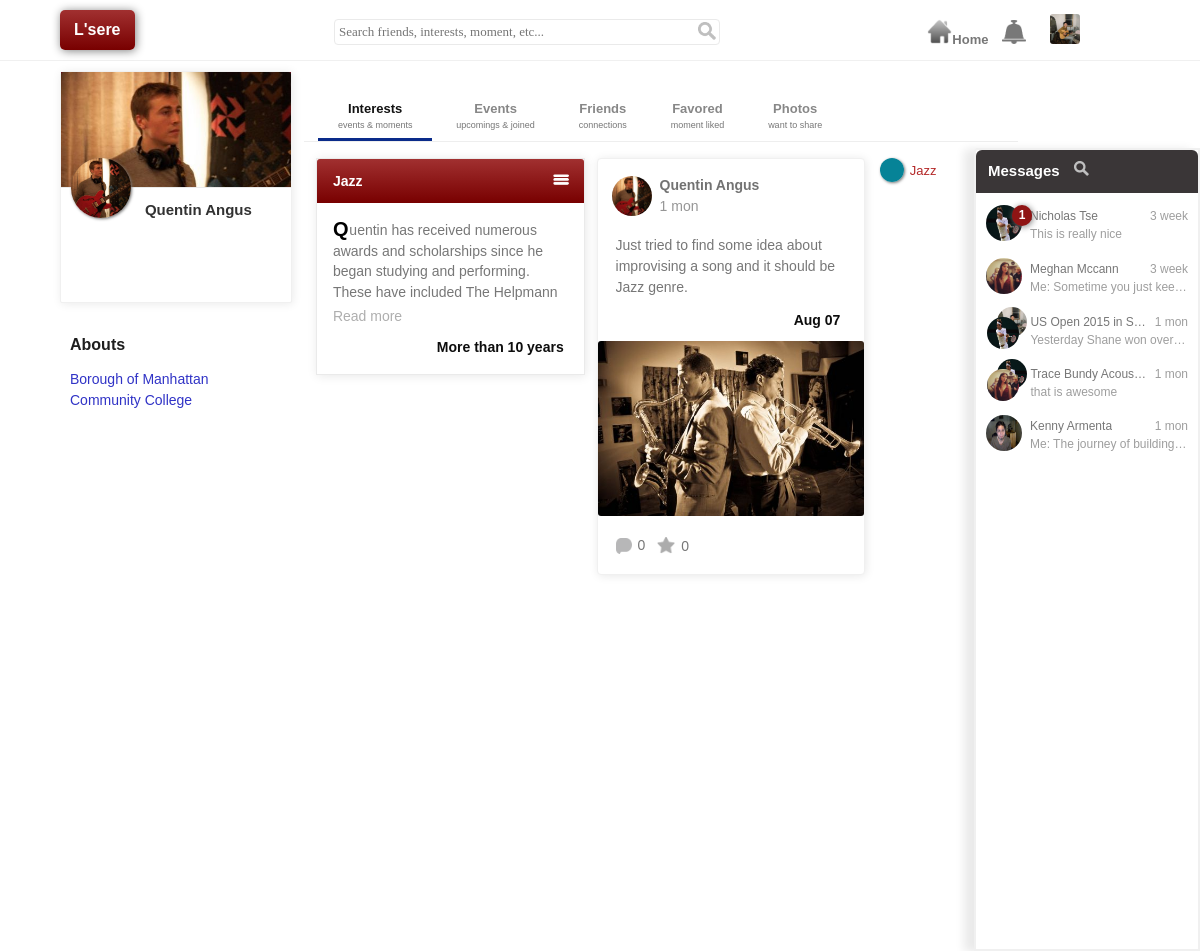
The page /user/quentin.angus (signed in) on the database its author committed.
### tables this page shows
CREATE TABLE `user_media_prefix` (
  `id` int(11) NOT NULL,
  `user_id` int(11) NOT NULL,
  `prefix` varchar(32) NOT NULL
);

CREATE TABLE `user_profile_picture` (
  `id` int(11) NOT NULL,
  `user_id` int(11) NOT NULL,
  `picture_url` varchar(255) NOT NULL,
  `upload_time` datetime NOT NULL,
  `hash` varchar(40) NOT NULL
);

CREATE TABLE `user` (
  `id` int(11) NOT NULL,
  `user_iden` varchar(255) NOT NULL,
  `password` varchar(255) NOT NULL,
  `firstname` varchar(255) NOT NULL,
  `lastname` varchar(255) NOT NULL,
  `gender` enum('0','1','2') NOT NULL DEFAULT '0',
  `ip` varchar(32) NOT NULL,
  `signup_date` datetime NOT NULL,
  `activated` enum('0','1') NOT NULL DEFAULT '0',
  `unique_iden` varchar(40) NOT NULL,
  `user_access_url` varchar(255) NOT NULL
);

CREATE TABLE `user_profile_cover` (
  `id` int(11) NOT NULL,
  `user_id` int(11) NOT NULL,
  `picture_url` varchar(255) NOT NULL,
  `upload_time` datetime NOT NULL,
  `hash` varchar(40) NOT NULL
);

CREATE TABLE `interest` (
  `id` int(11) NOT NULL,
  `user_id` int(11) NOT NULL,
  `name` varchar(40) NOT NULL,
  `description` text NOT NULL,
  `experience` int(2) NOT NULL,
  `create_time` datetime NOT NULL
);

CREATE TABLE `interest_activity` (
  `id` int(11) NOT NULL,
  `user_id` int(11) NOT NULL,
  `interest_id` int(11) NOT NULL,
  `type` enum('m','e') NOT NULL,
  `post_time` datetime NOT NULL,
  `hash` varchar(30) NOT NULL
);

CREATE TABLE `moment` (
  `id` int(11) NOT NULL,
  `interest_activity_id` int(11) NOT NULL,
  `description` text NOT NULL,
  `date` date NOT NULL
);

CREATE TABLE `moment_photo` (
  `id` int(11) NOT NULL,
  `user_id` int(11) NOT NULL,
  `moment_id` int(11) NOT NULL,
  `picture_url` varchar(255) NOT NULL,
  `upload_time` datetime NOT NULL,
  `caption` text,
  `hash` varchar(40) NOT NULL
);

CREATE TABLE `message_queue` (
  `id` int(11) NOT NULL,
  `user_id` int(11) NOT NULL,
  `queue` text NOT NULL
);

CREATE TABLE `event_group` (
  `id` int(11) NOT NULL,
  `event_id` int(11) NOT NULL,
  `group_id` int(11) NOT NULL
);

CREATE TABLE `event` (
  `id` int(11) NOT NULL,
  `interest_activity_id` int(11) NOT NULL,
  `title` text NOT NULL,
  `description` text NOT NULL,
  `location` text,
  `date` date DEFAULT NULL,
  `time` time DEFAULT NULL
);

CREATE TABLE `group_message` (
  `id` int(11) NOT NULL,
  `user_id` int(11) NOT NULL COMMENT 'who sent the message',
  `group_id` int(11) NOT NULL COMMENT 'id either for event group or regular group id',
  `text` text NOT NULL,
  `sent_time` datetime NOT NULL,
  `message_type` enum('n','m') DEFAULT NULL COMMENT 'n stands for new member, m for event notification',
  `view_list` text NOT NULL,
  `hash` varchar(40) NOT NULL
);

### phtml/child/interest_profile.phtml (the view, shortened to what the rows shown need)
<div class="interest-profile post">
	<div class="interest-profile-intro sub">
		<div class="dialog-header">
			<div class="dialog-header-inner">
				<div class="inline-blk left-align dialog-header-left-item"><div class="bar-title vertical-center main-title" title="<?php echo $interest['name'] ?>"><?php echo htmlentities($interest['name']); ?></div></div>
			</div>
		</div>
		<div class="dialog-body">
			<div class="visible-post-scope">
				<div class="visible-content limit-height">
					<?php  if($interest['description'] != ''):?>
					<?php if(substr($interest['description'],1,1)!=' ') :?>
						<span  class="first-cap" style="margin-right:-3px;"><?php echo strtoupper(substr($interest['description'],0,1))?></span>
					<?php else: ?>
						<span class="first-cap" ><?php echo strtoupper(substr($interest['description'],0,1))?></span>
					<?php endif; ?>
					<span><?php echo htmlentities(substr($interest['description'],1)); ?></span>
					<?php else: ?>
						<span class="default-message">There is no description available for this interest yet</span>
					<?php endif; ?>
				</div>
			</div>
			<div class="clr right-align exp" style="margin:0px 20px 16px 0px">
				<?php echo $experience; ?>
			</div>
		</div>
	</div>
</div>

### phtml/profile.phtml (shortened to what the rows shown need)
<!DOCTYPE html>
<html>
	<?php include_once 'child/prepare_head.php'; ?>
	<head>
	<link rel="stylesheet" type="text/css" href="<?php echo ROOTDIR; ?>css/core.css">
	<link rel="stylesheet" type="text/css" href="<?php echo ROOTDIR; ?>css/animate.css">
	<link rel="stylesheet" type="text/css" href="<?php echo ROOTDIR; ?>css/smoothness/jquery-ui.css">
	<link rel="stylesheet" type="text/css" href="<?php echo ROOTDIR; ?>css/profile.css">
	</head>
	<body>
		<?php require_once 'child/loggedin_header.php'; ?>
		<div id="profile-global-container" >
			<div id="profile-sider-bar-left" class="inline-blk side-bar">
					<div id="avator-wrapper" class="user-profile operation-triggeable" style="height:230px;" data-key="<?php echo $request_user_page_hash; ?>">
						<div class="avator-inner-top"  style="z-index:1">
							<?php $cover_pic = $user->getLatestCoverForuser($request_user_page_id); ?>
							<img class="profile-image<?php echo ($cover_pic === false)?' hdn':'' ?>" src="<?php echo $cover_pic; ?>" >
						</div>
						<div class="avator-inner-bottom" style="z-index:2">
							<?php if($page_own):  ?>
								<label id="avator-upload-label"  for="upload-profile" class="pointer" title="upload profile image">
										<div class="avator-picture-wrapper">
											<img class="profile-image"  src="<?php echo $session_user_profile_image_url; ?>" />
											<div class="picture-upload-black-overlay avator-upload-inner-wrapper"></div>
											<div class="avator-upload-inner-wrapper"><div class="vertical-center"><img class="camera-icon" src="<?php echo IMGDIR ?>camera.png" height="20" width="20"></div></div>
											<div class="loading-icon-wrapper"><div class="vertical-center"><img class="loading-icon" src="<?php echo IMGDIR; ?>loading_icon.gif" height="40" width="40"></div></div>
										</div>
									<form method="POST" class="hdn-form hdn-input" enctype="multipart/form-data">
										<input id="upload-profile" class="hdn-input" type="file" name="profile-pic" title="upload profile image">
									</form>
								</label>
							<?php else: ?>
								<label>
									<div class="avator-picture-wrapper">
											<img class="profile-image" src="<?php echo  $user->getLatestProfilePictureForuser($request_user_page_id); ?>" />
									</div>
								</label>
							<?php endif; ?>
						</div>
					</div>
			</div>
			<div id="profile-sider-bar-right" class="inline-blk">
					<div id="profile-mid-content">
						<?php
							if(isset($_GET['s']) && $_GET['s'] == 'events'){
								require_once 'child/event.php';
							}else if(isset($_GET['s']) && $_GET['s'] == 'friends'){
								require_once 'child/friend.php';
							}else if(isset($_GET['s']) && $_GET['s'] == 'photos'){
								require_once 'child/photo.php';
							}else{
								require_once 'child/interest.php';
							}
						?>
					</div>
			</div>
		</div>
 	<?php include_once 'child/chat.php'; ?>
 	</body>
</html>

### phtml/child/loggedin_header.phtml (shortened to what the rows shown need)
<div class="header">
	<div class="header-inner" style="width:90%;margin:0px auto;height:60px;" >
		<div id="loggedin-menu">
				<ul>
				<span id="loggin-user-icon"><img src="<?php echo $session_user_profile_image_url; ?>" width="30" height="30" style="cursor:pointer" ></span></ul>
			</div>
		</div>
	</div>

### phtml/child/post_moment_block.phtml (shortened to what the rows shown need)
<div class="post-wrapper post" style="padding:0px;" data-key="<?php echo $hash ?>">
	<div style="padding:16px 14px 0px 14px;"><a href="<?php echo $user_page_redirect; ?>"><img class="post-owner-picture" src="<?php echo $post_owner_pic; ?>"></a>
	<a class="plain-lk" href="<?php echo $user_page_redirect; ?>"><span class="profile-name pointer post-user-name"><?php echo htmlentities($fullname) ?></span></a>
	<div style="margin-left: 10px; color: #969696;"><?php echo $post_time ?></div>
	</div>
	<div class="content">
		<div style="padding:0px 18px;">
		<div class="post-text">
			<div class="visible-post-scope">
				<div class="visible-content limit-height">
					<span><?php  echo htmlentities($description); ?></span>
				</div>
			</div>
		</div>
		<div class="moment-date">
			<?php echo $date ?>
		</div>
		</div>
		<div style="margin-top:10px;">
			<?php if($moment_photo !== false && isMediaDisplayable($photo_url)): ?>
			<img class="previewable" style="width:100%;" src="<?php echo U_IMGDIR.$photo_url ?>"  data-key="<?php echo $photo_hash ?>" data-sourceFrom = "m">
			<?php endif; ?>
		</div>
	</div>
</div>

### php_inc/model/message_queue.php (shortened to what the rows shown need)
<?php
	include_once MODEL_PATH.'Queue.php';
	class Message_Queue extends Queue{
		private  $message = null;
		private $group_message = null;
		public function __construct(){
			include_once MODEL_PATH.'Message.php';
			$this->message =  new Message();
			include_once MODEL_PATH.'Group_Message.php';
			$this->group_message =  new Group_Message();
			include_once MODEL_PATH.'Groups.php';
		}
		public function getMessageQueueBlockForUserId($user_id){
			$m_q = $this->getQueueForUser($user_id);
			return $this->getMessageContactByMessageQueue($m_q);
		}
		public function getMessageContactByMessageQueue($m_q){
			if($m_q !== false){
				$queues = explode(',',trim($m_q,","));
				if(sizeof($queues) > 0){
					$content = "";
					foreach($queues as $queue){
						$segment = explode('-',$queue);
						if(sizeof($segment) == 2){
							$sent_from = $segment[0];
							$row_id = $segment[1];
							switch($sent_from){
								case 'm':$content.= $this->message->renderMessageContactOfGivenUser($row_id);break;
								case 'g':$content.= $this->group_message->renderMessageContactOfGivenGroup($row_id);break;
							}
						}
					}
					return $content;
				}
			}
			return false;
		}
	}
?>

### phtml/child/contact_block.phtml
<div class="individual-contact contact pointer" style="padding:12px 0px 0px 0px;" data-key="<?php echo $user_iden; ?>">
	<div class="master left-bar" style="margin-right:8px;position:relative">
		<img style="border-radius:50%;" src="<?php echo $profile_pic ?>" height="36" width="36">
		<span class="n_r_s<?php echo ($new_message_num > 0)?'':' hdn' ?>" style="top:0px;left:26px;" ><?php echo $new_message_num; ?></span>
	</div>
	<div class="detail">
		<div class="vertical-center">
			<div style="width:100%;">
				<div class="txt_ofl inline-blk" style="max-width:60%;"><?php echo htmlentities($fullname); ?></div>
				<span class="time right-bar default-message" style="font-size:12px;">
					<?php if($hasMessage): ?>
						<?php echo $time ?>
					<?php endif; ?>
				</span>
			</div>
			<div class="default-message text txt_ofl">
				<?php if($hasMessage): ?>
					<?php echo htmlentities($text); ?>
				<?php endif; ?>
			</div>
		</div>
	</div>
</div>

### phtml/child/group_contact_block.phtml (shortened to what the rows shown need)
<div class="group-contact contact pointer" style="padding:12px 0px 0px 0px;height:40px;" data-key="<?php echo $hash; ?>">
	<div class="master left-bar" style="margin-right:8px;position:relative">
		<div style="position:relative;top:6px;left:1px;">
		<img style="border-radius:50%;" src="<?php echo $first_user_profile ?>" height="32" width="32">
		</div>
	</div>
	<div class="detail" style="float:right;width:78%">
		<div class="vertical-center">
			<div style="width:100%;">
				<div class="txt_ofl inline-blk" style="<?php echo ($hasMessage)?'max-width:74%':'max-width:100%';?>"><?php echo htmlentities($group_title) ?></div>
				<span class="time right-bar default-message" style="font-size:12px;">
					<?php if($hasMessage): ?>
						<?php echo $time; ?>
					<?php endif; ?>
				</span>
			</div>
			<div class="default-message text txt_ofl">
				<?php if($hasMessage): ?>
					<?php echo htmlentities($text);?>
				<?php endif; ?>
			</div>
		</div>
	</div>
</div>

### rows shown on the page
user_media_prefix: prefix.picture_url (picture)
user: id.picture_url (picture)
interest: name "Jazz", description "Q", description "uentin has received numerous awards and scholarships since he began studying and performing. These have included The Helpmann…", experience "More than 10 years"
interest_activity: user.picture_url (picture), post_time "1 mon"
moment: description "Just tried to find some idea about improvising a song and it should be Jazz genre.", date "Aug 07"
message_queue: queue.picture_url (picture), queue.title "US Open 2015 in S…", queue.title "Trace Bundy Acous…"
group_message: sent_time "1 mon", text "Yesterday Shane won over…"
group_message: sent_time "1 mon", text "that is awesome"

### other values the page prints
$request_user_page_fullname "Quentin Angus"
$education['school_name'] "Borough of Manhattan Community College"
$fullname "Quentin Angus"
$comment_number "0"
$favor_number "0"
$user_interest['name'] "Jazz"
$new_message_num "1"
$fullname "Nicholas Tse"
$time "3 week"
$text "This is really nice"
$fullname "Meghan Mccann"
$text "Me: Sometime you just kee…"
$fullname "Kenny Armenta"
$time "1 mon"
$text "Me: The journey of building…"
